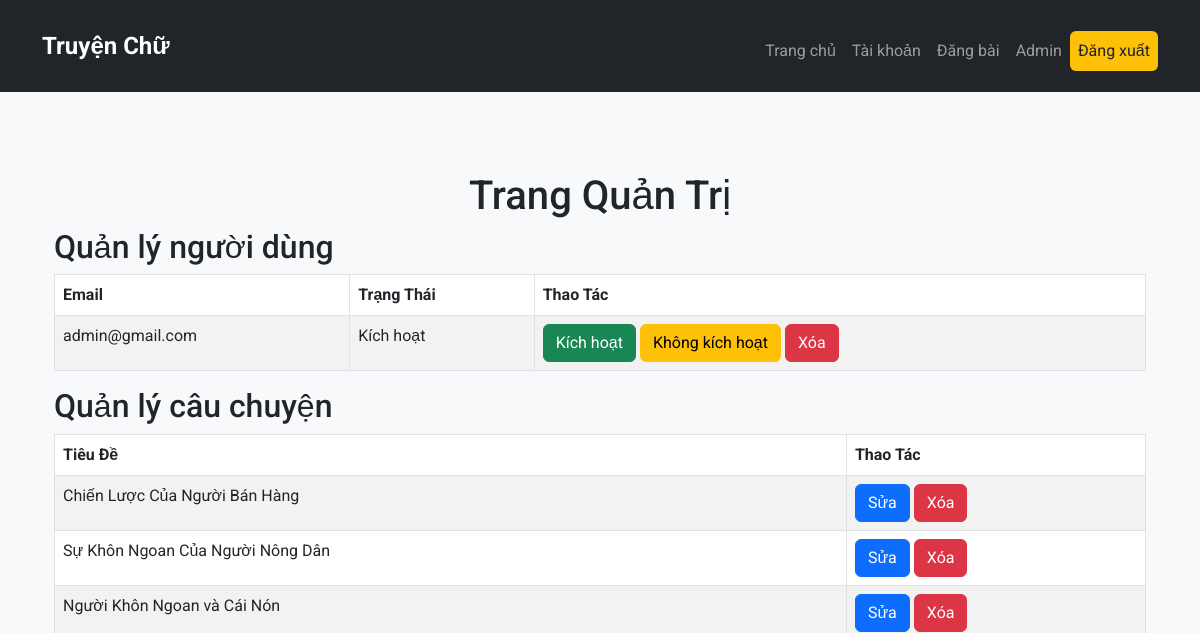
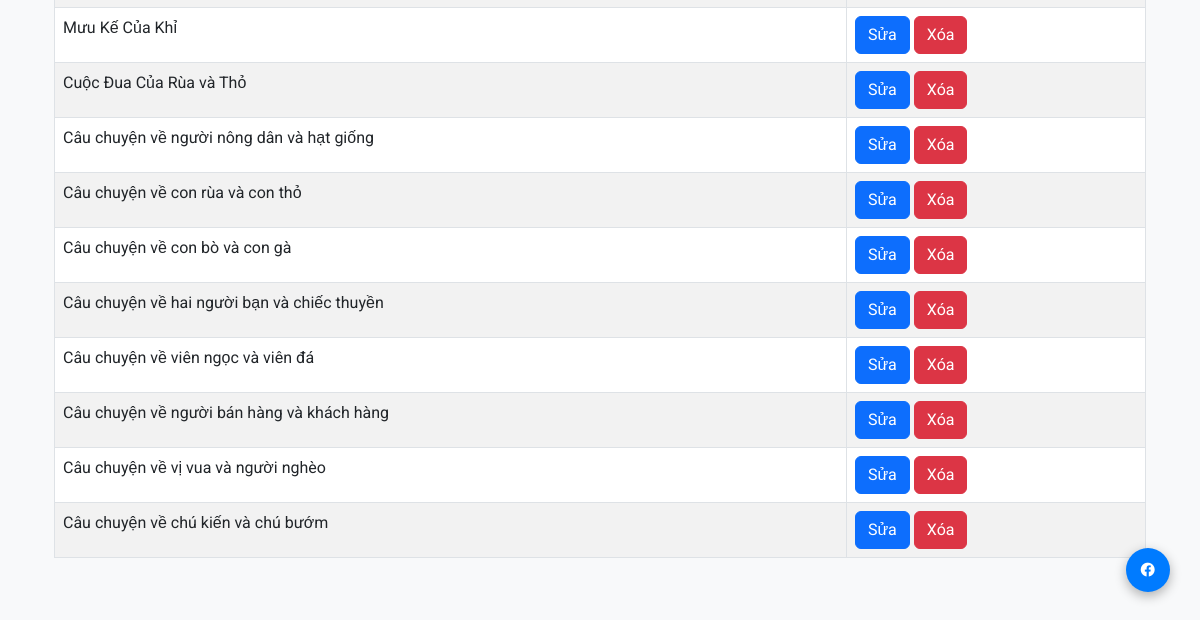
Page /admin (signed in) on the earlier database version (2 pictures, top to bottom).
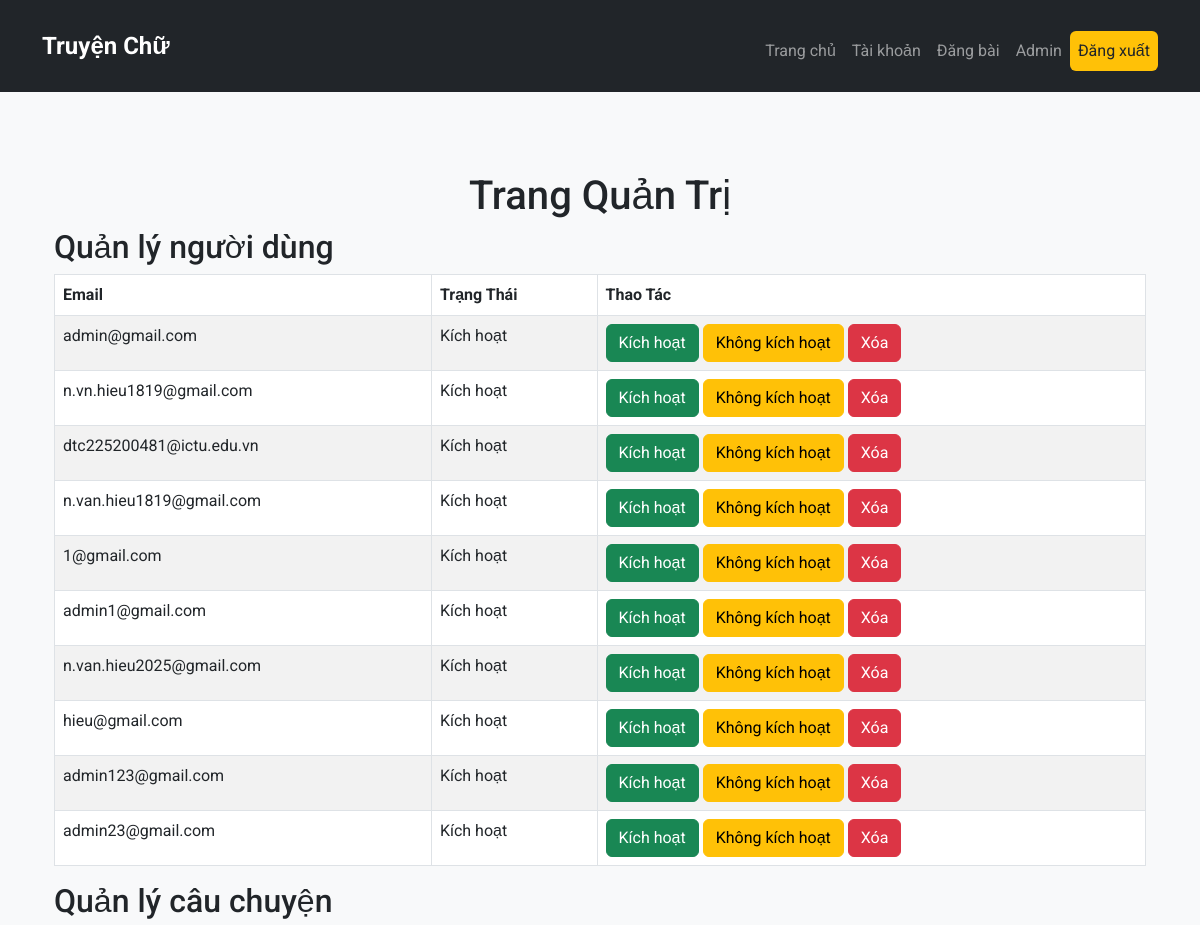
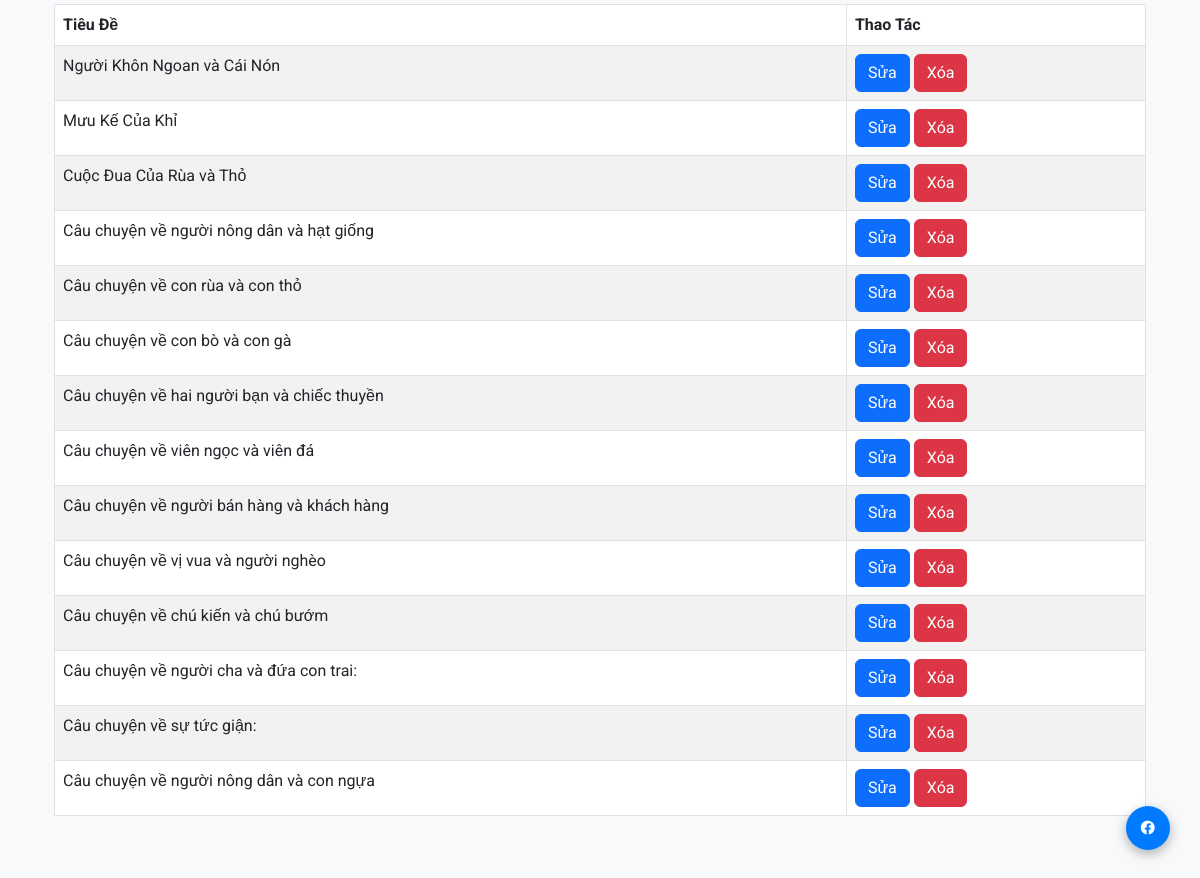
Same page on the later database version (2 pictures, top to bottom).
### app/models.py (models this page shows, shortened)
class User(db.Model):
    __tablename__ = 'user'  # Đặt tên bảng rõ ràng
    user_id = db.Column(db.Integer, primary_key=True)
    email = db.Column(db.String(100), nullable=False, unique=True)
    password_hash = db.Column(db.String(128), nullable=False)  # Mã hóa mật khẩu
    is_active = db.Column(db.Boolean, default=True)  # Trạng thái tài khoản
    stories = db.relationship('Story', back_populates='author', cascade='all, delete-orphan')
    comments = db.relationship('Comment', back_populates='author', cascade='all, delete-orphan')

class Story(db.Model):
    __tablename__ = 'story'
    story_id = db.Column(db.Integer, primary_key=True)
    title = db.Column(db.String(200), nullable=False)
    content = db.Column(db.Text, nullable=False)
    user_id = db.Column(db.Integer, db.ForeignKey('user.user_id'), nullable=False)
    date_posted = db.Column(db.DateTime, default=datetime.utcnow)
    author = db.relationship('User', back_populates='stories')  # Sử dụng 'author' thay cho 'user'
    comments = db.relationship('Comment', back_populates='story', cascade='all, delete-orphan')

### app/routes.py (the view)
@admin.route("/admin")
def admin_page():
    if "user" in session and session.get("is_admin"):
        users = User.query.all()
        stories = Story.query.all()
        return render_template("admin.html", users=users, stories=stories)
    flash("You need to be an admin to access this page.", "danger")
    return redirect(url_for("main.login"))

### app/templates/admin.html (shortened to what this page needs)
{% extends "base.html" %}
{% block content %}
<div class="container mt-4">
    <h1 class="text-center">Trang Quản Trị</h1>
    <h2>Quản lý người dùng</h2>
    {% if users %}
    <table class="table table-bordered table-striped">
        <thead>
            <tr>
                <th>Email</th>
                <th>Trạng Thái</th>
                <th>Thao Tác</th>
            </tr>
        </thead>
        <tbody>
            {% for user in users %}
            <tr>
                <td>{{ user.email }}</td>
                <td>{{ 'Kích hoạt' if user.is_active else 'Không kích hoạt' }}</td>
                <td>
                    <a href="{{ url_for('admin.activate_user', user_id=user.user_id) }}" class="btn btn-success">Kích hoạt</a>
                    <a href="{{ url_for('admin.deactivate_user', user_id=user.user_id) }}" class="btn btn-warning">Không kích hoạt</a>
                    <a href="{{ url_for('admin.delete_user', user_id=user.user_id) }}" class="btn btn-danger" onclick="return confirm('Bạn có chắc chắn muốn xóa người dùng này?');">Xóa</a>
                </td>
            </tr>
            {% endfor %}
        </tbody>
    </table>
    {% else %}
    <p>Không có người dùng nào.</p>
    {% endif %}
    <h2>Quản lý câu chuyện</h2>
    {% if stories %}
    <table class="table table-bordered table-striped">
        <thead>
            <tr>
                <th>Tiêu Đề</th>
                <th>Thao Tác</th>
            </tr>
        </thead>
        <tbody>
            {% for story in stories %}
            <tr>
                <td>{{ story.title }}</td>
                <td>
                    <a href="{{ url_for('admin.edit_story', story_id=story.story_id) }}" class="btn btn-primary">Sửa</a>
                    <a href="{{ url_for('admin.delete_story', story_id=story.story_id) }}" class="btn btn-danger" onclick="return confirm('Bạn có chắc chắn muốn xóa câu chuyện này?');">Xóa</a>
                </td>
            </tr>
            {% endfor %}
        </tbody>
    </table>
    {% else %}
    <p>Không có câu chuyện nào.</p>
    {% endif %}
</div>
{% endblock %}

Differences in the rows shown:
removed Story: title "Chiến Lược Của Người Bán Hàng"
removed Story: title "Sự Khôn Ngoan Của Người Nông Dân"
added User: email "n.vn.hieu1819@gmail.com", is_active "Kích hoạt"
added User: email "dtc225200481@ictu.edu.vn", is_active "Kích hoạt"
added User: email "n.van.hieu1819@gmail.com", is_active "Kích hoạt"
added User: email "1@gmail.com", is_active "Kích hoạt"
added User: email "admin1@gmail.com", is_active "Kích hoạt"
added User: email "n.van.hieu2025@gmail.com", is_active "Kích hoạt"
added User: email "hieu@gmail.com", is_active "Kích hoạt"
added User: email "admin123@gmail.com", is_active "Kích hoạt"
added User: email "admin23@gmail.com", is_active "Kích hoạt"
added Story: title "Câu chuyện về người cha và đứa con trai:"
added Story: title "Câu chuyện về sự tức giận:"
added Story: title "Câu chuyện về người nông dân và con ngựa"
